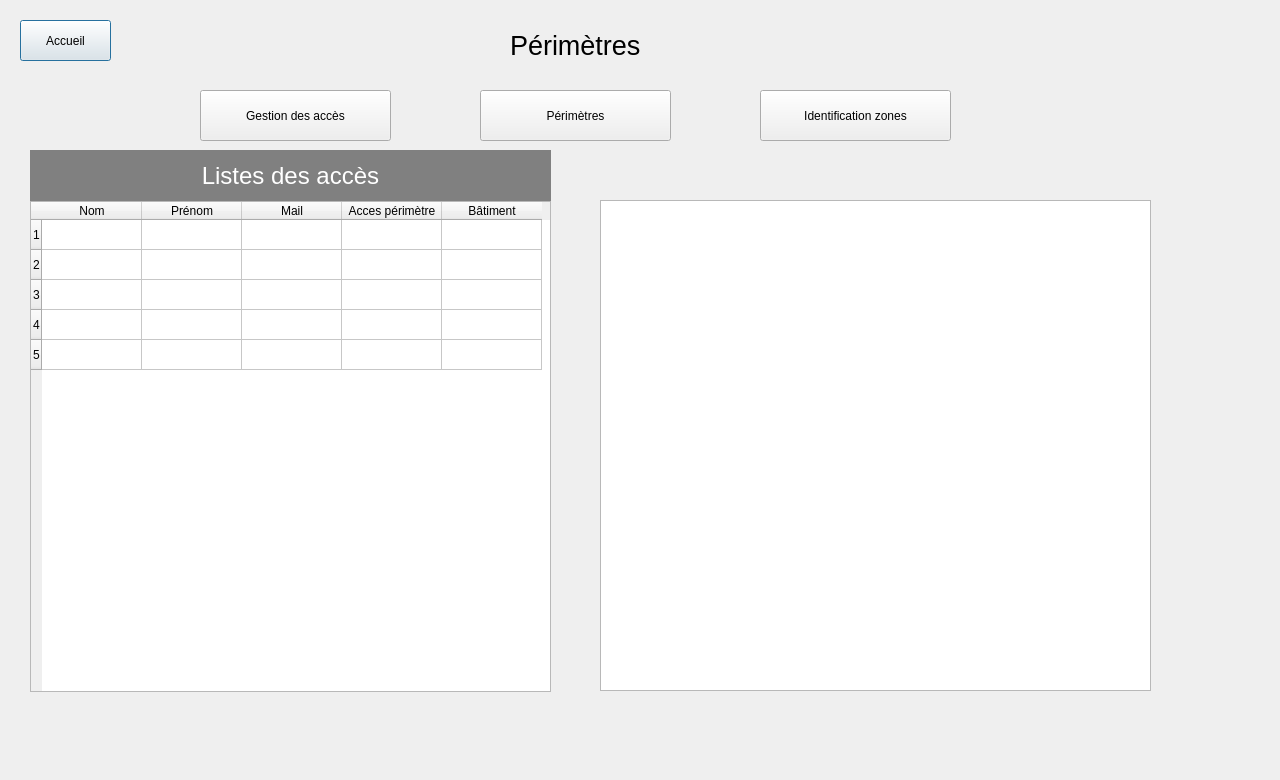
<?xml version="1.0" encoding="UTF-8"?>
<ui version="4.0">
 <class>Dialog</class>
 <widget class="QDialog" name="Dialog">
  <property name="geometry">
   <rect>
    <x>0</x>
    <y>0</y>
    <width>1280</width>
    <height>780</height>
   </rect>
  </property>
  <property name="windowTitle">
   <string>Dialog</string>
  </property>
  <widget class="QPushButton" name="ButtonAccueil">
   <property name="geometry">
    <rect>
     <x>20</x>
     <y>20</y>
     <width>91</width>
     <height>41</height>
    </rect>
   </property>
   <property name="text">
    <string>Accueil</string>
   </property>
  </widget>
  <widget class="QPushButton" name="ButtonGestion">
   <property name="geometry">
    <rect>
     <x>200</x>
     <y>90</y>
     <width>191</width>
     <height>51</height>
    </rect>
   </property>
   <property name="text">
    <string>Gestion des accès</string>
   </property>
  </widget>
  <widget class="QPushButton" name="ButtonPerimetres">
   <property name="geometry">
    <rect>
     <x>480</x>
     <y>90</y>
     <width>191</width>
     <height>51</height>
    </rect>
   </property>
   <property name="text">
    <string>Périmètres</string>
   </property>
  </widget>
  <widget class="QPushButton" name="ButtonZones">
   <property name="geometry">
    <rect>
     <x>760</x>
     <y>90</y>
     <width>191</width>
     <height>51</height>
    </rect>
   </property>
   <property name="text">
    <string>Identification zones</string>
   </property>
  </widget>
  <widget class="QListView" name="listView_3">
   <property name="geometry">
    <rect>
     <x>600</x>
     <y>200</y>
     <width>551</width>
     <height>491</height>
    </rect>
   </property>
  </widget>
  <widget class="QLabel" name="label">
   <property name="geometry">
    <rect>
     <x>510</x>
     <y>30</y>
     <width>131</width>
     <height>31</height>
    </rect>
   </property>
   <property name="font">
    <font>
     <pointsize>20</pointsize>
    </font>
   </property>
   <property name="text">
    <string>Périmètres</string>
   </property>
  </widget>
  <widget class="QTableWidget" name="tableWidgetAcces">
   <property name="geometry">
    <rect>
     <x>30</x>
     <y>201</y>
     <width>521</width>
     <height>491</height>
    </rect>
   </property>
   <row/>
   <row/>
   <row/>
   <row/>
   <row/>
   <column>
    <property name="text">
     <string>Nom</string>
    </property>
   </column>
   <column>
    <property name="text">
     <string>Prénom</string>
    </property>
   </column>
   <column>
    <property name="text">
     <string>Mail</string>
    </property>
   </column>
   <column>
    <property name="text">
     <string>Acces périmètre</string>
    </property>
   </column>
   <column>
    <property name="text">
     <string>Bâtiment</string>
    </property>
   </column>
  </widget>
  <widget class="QLabel" name="label_2">
   <property name="geometry">
    <rect>
     <x>30</x>
     <y>150</y>
     <width>521</width>
     <height>51</height>
    </rect>
   </property>
   <property name="font">
    <font>
     <pointsize>18</pointsize>
    </font>
   </property>
   <property name="styleSheet">
    <string notr="true">QLabel {
    background-color: gray;
	color: #ffffff; /* Couleur du texte (blanc dans cet exemple) */
    border: none;
}
</string>
   </property>
   <property name="text">
    <string>Listes des accès</string>
   </property>
   <property name="alignment">
    <set>Qt::AlignCenter</set>
   </property>
   <property name="wordWrap">
    <bool>false</bool>
   </property>
  </widget>
 </widget>
 <resources/>
 <connections/>
</ui>
